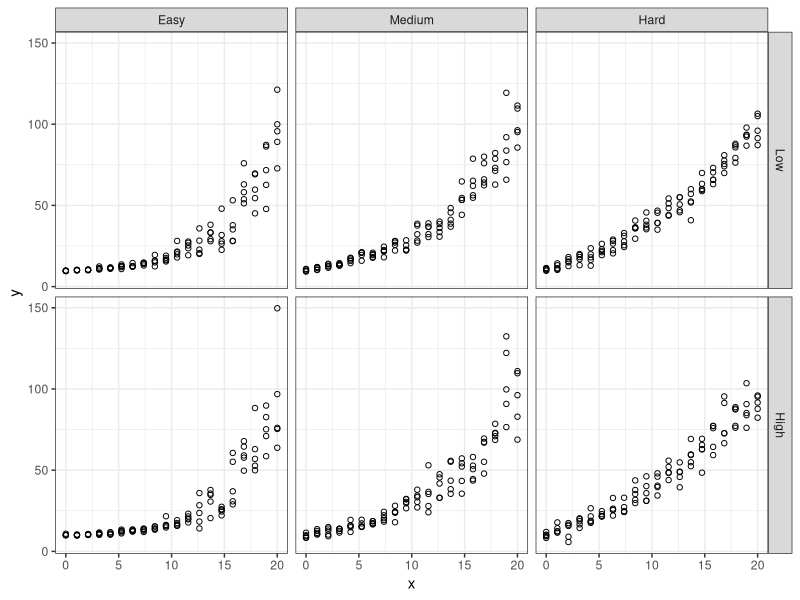
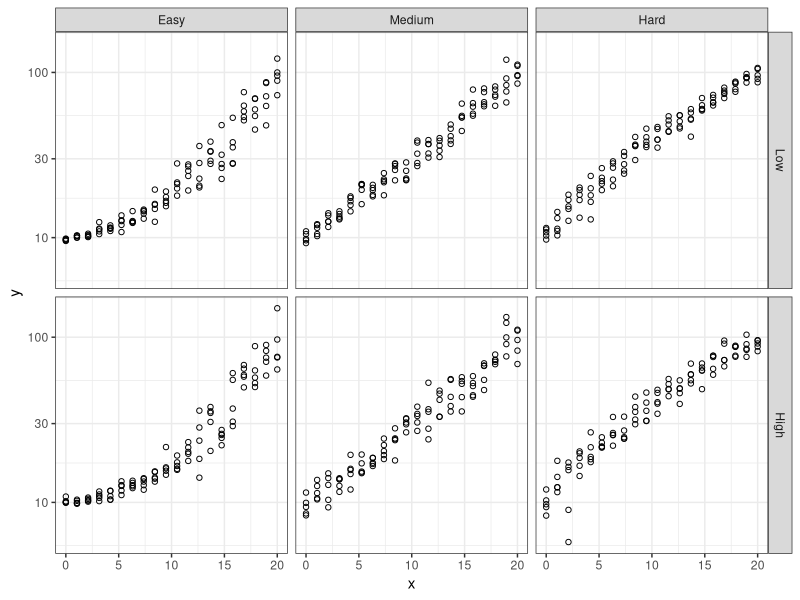
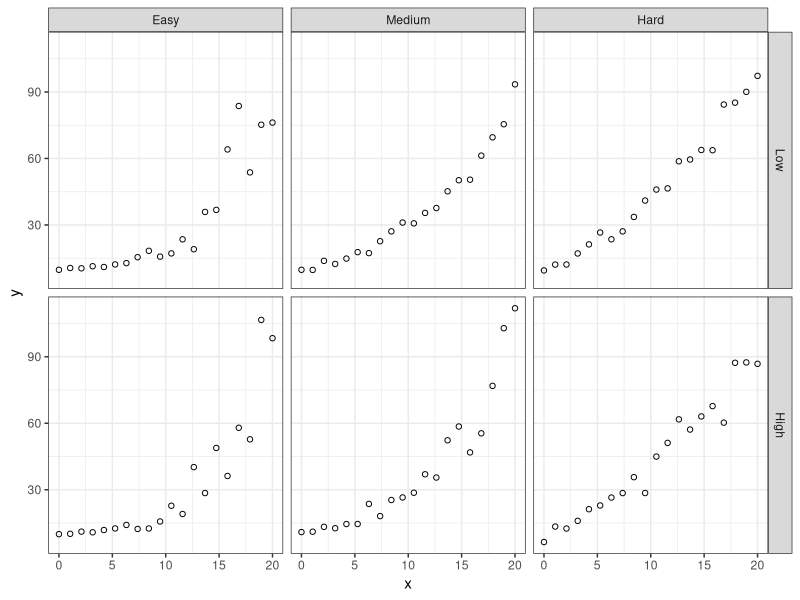
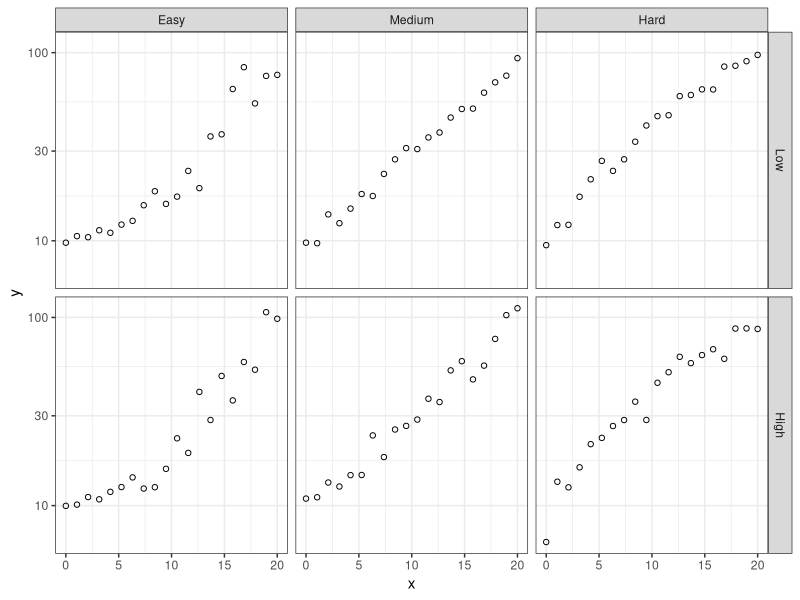

Write R code to recreate these figures, in order. (Note: a time limit stopped this script after it produced the figures.)
## ---- chunk 1
knitr::opts_chunk$set(echo = T, out.width = "100%", dpi = 300, message = F)
library(knitr)
require(tidyverse)
require(gridExtra)
require(scales)
library(purrr)

expSim <- function(xMid, sigma, N = 20, nReps = 1, xRange = c(0,20), yRange = c(10,100)){
  
  lineData   <- tibble(xLine = seq(xRange[1],xRange[2],0.1),
                       yLine = ((yRange[1]-yRange[2])/(xRange[2]-xRange[1]))*(xLine-xRange[1])+yRange[2])
  pointsData <- tibble(xPoint = c(xRange[1], (xMid-0.1), (xMid+0.1), xRange[2]),
                       yPoint = c(yRange[1], lineData$yLine[lineData$xLine == xMid], lineData$yLine[lineData$xLine == xMid], yRange[2]))
  
  
  lm.fit <- lm(log(yPoint) ~ xPoint, data = pointsData)
  alpha.0  <- exp(coef(lm.fit)[1]) %>% as.numeric()
  beta.0   <- coef(lm.fit)[2] %>% as.numeric()
  theta.0 <- min(pointsData$yPoint) * 0.5  
  start <- list(alpha = alpha.0, beta = beta.0, theta = theta.0)
  nonlinear.fit   <- nls(yPoint ~ alpha * exp(beta * xPoint) + theta , data = pointsData, start = start)
  alpha <- (coef(nonlinear.fit)[1] %>% as.numeric())/(exp((sigma^2)/2))
  beta <- coef(nonlinear.fit)[2] %>% as.numeric()
  theta <- coef(nonlinear.fit)[3] %>% as.numeric()
  
  expData <- tibble(x = rep(seq(xRange[1],xRange[2], length.out = N), nReps),
                    y = alpha*exp(beta*x + rnorm(N*nReps,0,sigma)) + theta)
  return(expData)
}

# Evaluate Fit ---------------------------------------------------------------------

calcLOF <- 
  function(sim.data){
    if(nrow(sim.data)/length(unique(sim.data$x)) > 1){
    lof.mod <- lm(y ~ as.factor(x), data = sim.data)
    lof <- anova(lof.mod) %>% 
      broom::tidy() %>%
      filter(term == "as.factor(x)") %>%
      select(statistic)
    } else {
      lof.mod <- NULL
      lof <- NULL
    }
    return(lof)
  }
## ---- chunk 2
#Identify parameters
parmCombos <- data.frame(Curvature = c("Hard", "Hard", "Medium", "Medium", "Easy", "Easy"),
                         Variability = c("Low", "High", "Low", "High", "Low", "High"),
                         # beta  = c(0.07, 0.07, 0.15, 0.15, 0.3, 0.3),
                         xMid  = c(11.8,  11.8,   13,   13,   14.5,  14.5),
                         sigma = c(0.07, 0.09, 0.14, 0.18, 0.25, 0.33)
                         )
parmCombos %>% kable(format = "pandoc")
## ---- chunk 3
simData5 <- parmCombos %>%
                  mutate(data = pmap(list(xMid,sigma,nReps = 5),expSim)) %>%
                  unnest(data)

simData5 %>%
  mutate(Curvature = factor(Curvature, levels = c("Easy", "Medium", "Hard"))) %>%
  mutate(Variability = factor(Variability, levels = c("Low", "High"))) %>%
  ggplot(aes(x = x, y = y)) +
  geom_point(shape = 1) +
  theme_bw() +
  facet_grid(Variability~Curvature)

simData5 %>%
  mutate(Curvature = factor(Curvature, levels = c("Easy", "Medium", "Hard"))) %>%
  mutate(Variability = factor(Variability, levels = c("Low", "High"))) %>%
  ggplot(aes(x = x, y = y)) +
  geom_point(shape = 1) +
  theme_bw() +
  facet_grid(Variability~Curvature) +
  scale_y_continuous(trans = "log10")
## ---- chunk 4
simData1 <- parmCombos %>%
                  mutate(data = pmap(list(xMid,sigma,nReps = 1),expSim)) %>%
                  unnest(data)

simData1 %>%
  mutate(Curvature = factor(Curvature, levels = c("Easy", "Medium", "Hard"))) %>%
  mutate(Variability = factor(Variability, levels = c("Low", "High"))) %>%
  ggplot(aes(x = x, y = y)) +
  geom_point(shape = 1) +
  theme_bw() +
  facet_grid(Variability~Curvature)

simData1 %>%
  mutate(Curvature = factor(Curvature, levels = c("Easy", "Medium", "Hard"))) %>%
  mutate(Variability = factor(Variability, levels = c("Low", "High"))) %>%
  ggplot(aes(x = x, y = y)) +
  geom_point(shape = 1) +
  theme_bw() +
  facet_grid(Variability~Curvature) +
  scale_y_continuous(trans = "log10")
## ---- chunk 5

lofData <- parmCombos %>%
                  expand_grid(replicate = seq(1,1000,1)) %>%
                  mutate(data = pmap(list(xMid,sigma,nReps = 10),expSim)) %>%
                  mutate(lof = map(data, calcLOF)) %>%
                  unnest(lof)

# Compare Varability within Curvature
lofData %>%
  mutate(Curvature = factor(Curvature, levels = c("Easy", "Medium", "Hard"))) %>%
  mutate(Variability = factor(Variability, levels = c("Low", "High"))) %>%
  ggplot(aes(x = statistic, fill = Variability, color = Variability)) +
  geom_density(alpha = 0.7) +
  scale_fill_brewer(palette = "Paired") + 
  scale_color_brewer(palette = "Paired") + 
  theme_bw() +
  facet_wrap(~Curvature, scale = "free") + 
  ggtitle("Lack of Fit by Difficulty Level \n Exponential with Multiplicative Error")

# Compare Curvature within Varability
lofData %>%
  mutate(Curvature = factor(Curvature, levels = c("Easy", "Medium", "Hard"))) %>%
  mutate(Variability = factor(Variability, levels = c("Low", "High"))) %>%
  ggplot(aes(x = statistic, fill = Curvature, color = Curvature)) +
  geom_density(alpha = 0.7) +
  scale_fill_brewer(palette = "Paired") + 
  scale_color_brewer(palette = "Paired") + 
  theme_bw() +
  facet_wrap(~Variability, scale = "free") + 
  ggtitle("Lack of Fit by Difficulty Level \n Exponential with Multiplicative Error")
